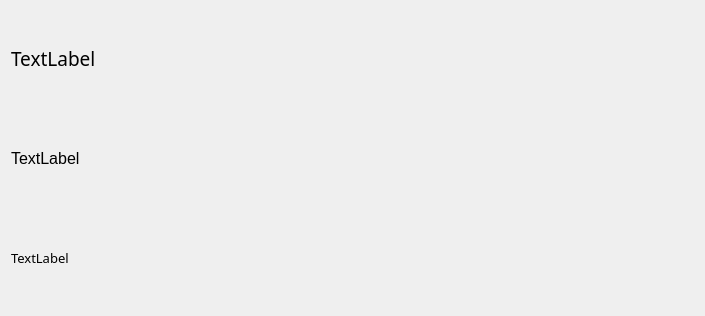
<?xml version="1.0" encoding="UTF-8"?>
<ui version="4.0">
 <class>MyCustomRow1</class>
 <widget class="QWidget" name="MyCustomRow1">
  <property name="geometry">
   <rect>
    <x>0</x>
    <y>0</y>
    <width>705</width>
    <height>316</height>
   </rect>
  </property>
  <property name="windowTitle">
   <string>Form</string>
  </property>
  <layout class="QVBoxLayout" name="verticalLayout">
   <item>
    <widget class="QLabel" name="username_label">
     <property name="font">
      <font>
       <family>Arial Unicode MS</family>
       <pointsize>14</pointsize>
      </font>
     </property>
     <property name="text">
      <string>TextLabel</string>
     </property>
    </widget>
   </item>
   <item>
    <widget class="QLabel" name="phone_label">
     <property name="font">
      <font>
       <pointsize>12</pointsize>
      </font>
     </property>
     <property name="text">
      <string>TextLabel</string>
     </property>
    </widget>
   </item>
   <item>
    <widget class="QLabel" name="balance_label">
     <property name="font">
      <font>
       <family>Arial Unicode MS</family>
       <pointsize>10</pointsize>
      </font>
     </property>
     <property name="text">
      <string>TextLabel</string>
     </property>
    </widget>
   </item>
  </layout>
 </widget>
 <resources/>
 <connections/>
</ui>
